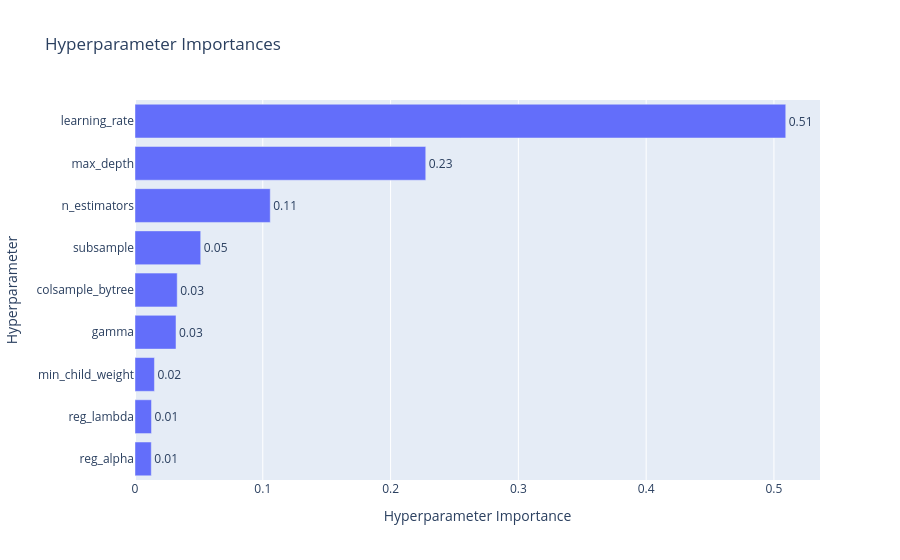

The notebook cell saved with this chart:
### Code cell
import optuna
print("\n" + "="*55)
print("  O2: Optuna Bayesian Optimization (100 trials)")
print("="*55)

def objective_xgb(trial):
    params = {
        'n_estimators':      trial.suggest_int('n_estimators', 200, 1200),
        'max_depth':         trial.suggest_int('max_depth', 3, 10),
        'learning_rate':     trial.suggest_float('learning_rate', 0.005, 0.3, log=True),
        'subsample':         trial.suggest_float('subsample', 0.5, 1.0),
        'colsample_bytree':  trial.suggest_float('colsample_bytree', 0.5, 1.0),
        'min_child_weight':  trial.suggest_int('min_child_weight', 1, 10),
        'gamma':             trial.suggest_float('gamma', 0.0, 0.5),
        'reg_alpha':         trial.suggest_float('reg_alpha', 0.0, 2.0),
        'reg_lambda':        trial.suggest_float('reg_lambda', 0.5, 3.0),
        'random_state': 42,
        'verbosity': 0,
        'n_jobs': -1,
    }
    model = xgb.XGBRegressor(**params)
    scores = cross_val_score(model, X_full, y_full,
                             cv=kf, scoring='neg_mean_absolute_error', n_jobs=-1)
    return -scores.mean()

study = optuna.create_study(
    direction='minimize',
    sampler=optuna.samplers.TPESampler(seed=42),
    pruner=optuna.pruners.MedianPruner(n_warmup_steps=10)
)
study.optimize(objective_xgb, n_trials=100, show_progress_bar=True)

best_params_optuna = study.best_params
print(f"\nBest MAE (Optuna): {study.best_value:.2f} mins")
print(f"Best params:\n{best_params_optuna}")

# Optuna importance plot
try:
    from optuna.visualization import plot_param_importances
    fig = plot_param_importances(study)
    fig.show()
except:
    pass

### Figure 1 — Plotly figure (JSON) as saved in the notebook; plotly's stock layout.template omitted (floating-point values rounded to 4 significant figures)
{"data": [{"cliponaxis": false, "hovertemplate": ["reg_alpha (FloatDistribution): 0.012745897544919102<extra></extra>", "reg_lambda (FloatDistribution): 0.012897213914662914<extra></extra>", "min_child_weight (IntDistribution): 0.015221341595637611<extra></extra>", "gamma (FloatDistribution): 0.03208266675594025<extra></extra>", "colsample_bytree (FloatDistribution): 0.03302850005187396<extra></extra>", "subsample (FloatDistribution): 0.05141755374944472<extra></extra>", "n_estimators (IntDistribution): 0.10584086044212575<extra></extra>", "max_depth (IntDistribution): 0.2275274119614511<extra></extra>", "learning_rate (FloatDistribution): 0.5092385539839446<extra></extra>"], "name": "Objective Value", "orientation": "h", "text": ["0.01", "0.01", "0.02", "0.03", "0.03", "0.05", "0.11", "0.23", "0.51"], "textposition": "outside", "type": "bar", "x": [0.01275, 0.0129, 0.01522, 0.03208, 0.03303, 0.05142, 0.1058, 0.2275, 0.5092], "y": ["reg_alpha", "reg_lambda", "min_child_weight", "gamma", "colsample_bytree", "subsample", "n_estimators", "max_depth", "learning_rate"]}], "layout": {"title": {"text": "Hyperparameter Importances"}, "xaxis": {"title": {"text": "Hyperparameter Importance"}}, "yaxis": {"title": {"text": "Hyperparameter"}}}}
